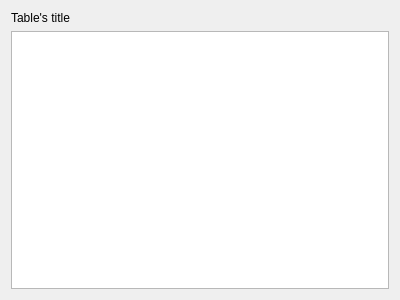
<?xml version="1.0" encoding="UTF-8"?>
<ui version="4.0">
 <class>DbTableWidget</class>
 <widget class="QWidget" name="DbTableWidget">
  <property name="geometry">
   <rect>
    <x>0</x>
    <y>0</y>
    <width>400</width>
    <height>300</height>
   </rect>
  </property>
  <property name="windowTitle">
   <string>Form</string>
  </property>
  <layout class="QVBoxLayout" name="verticalLayout">
   <item>
    <widget class="QLabel" name="labelTitle">
     <property name="text">
      <string>Table's title</string>
     </property>
    </widget>
   </item>
   <item>
    <widget class="QTableView" name="tableView"/>
   </item>
  </layout>
 </widget>
 <resources/>
 <connections/>
</ui>
